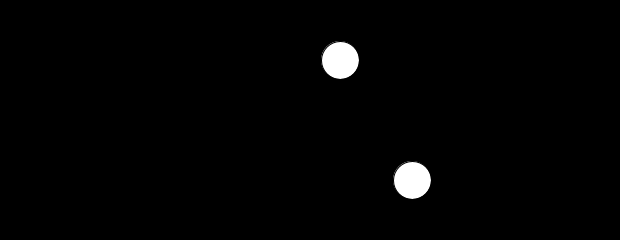
Frame 1 (no input)
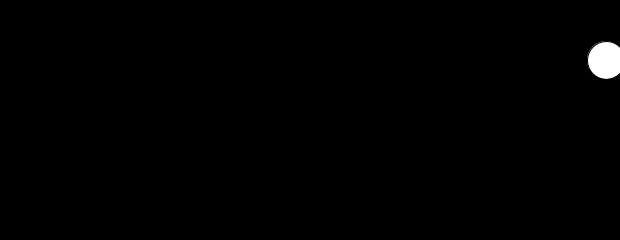
Frame 60 (the mouse pressed at the canvas centre just before this capture)
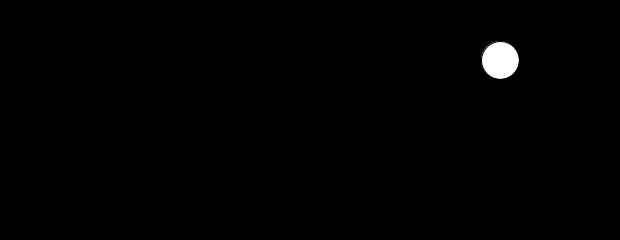
Frame 120 (the mouse held since frame 60 and released just before this capture)

The Processing sketch that drew these frames (run headless with seeded random() and noise(); from frame 60 on, the mouse is pressed at the canvas centre):

// Processing sketch: Timing
// ── Timing.pde
// Timing
int x, y;
float add;

void setup(){
  size(620,240);
  x = width/2;
  y = height/2;
  add = 0.1;
}

void draw(){
  background(0);
  x = int(map(sin(add),-1,1,0,width));
  add+=0.01;
  ellipse(x,y-(height/4),width/16,width/16);
  
  x = int(map(sin(add),-1,1,-width,width*2));
  add+=0.01;
  ellipse(x,y+(height/4),width/16,width/16);
}
